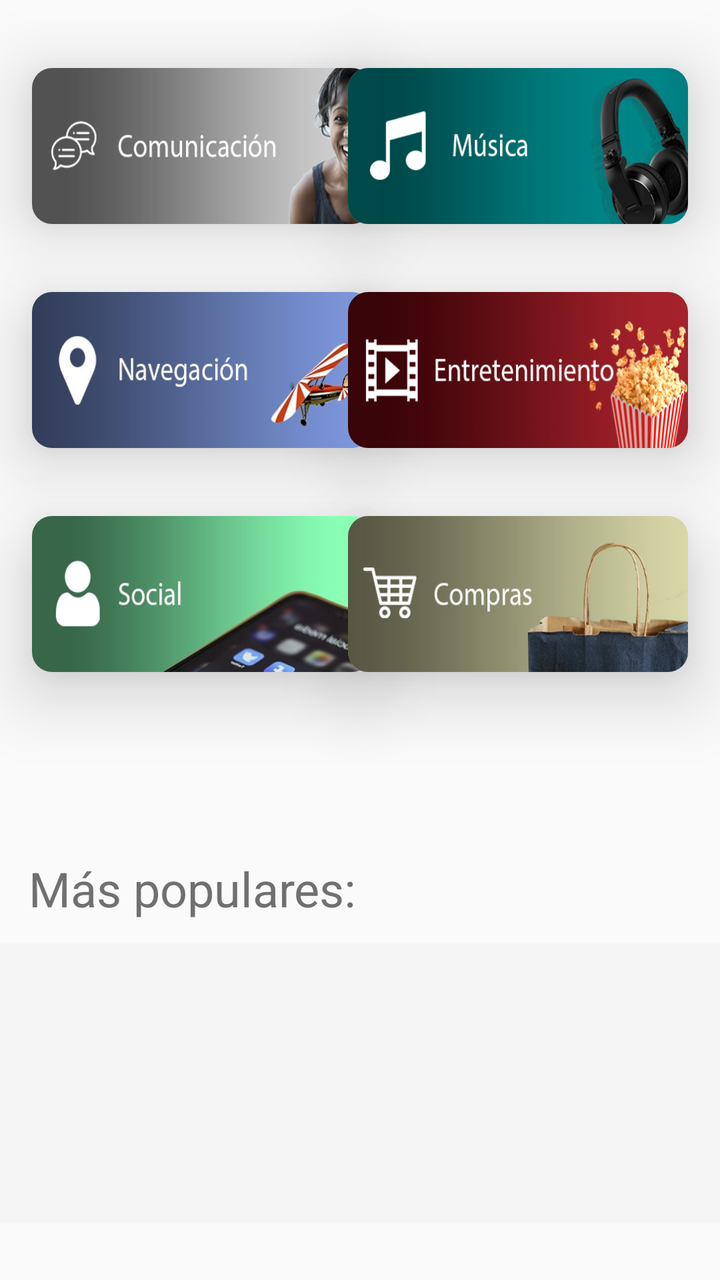
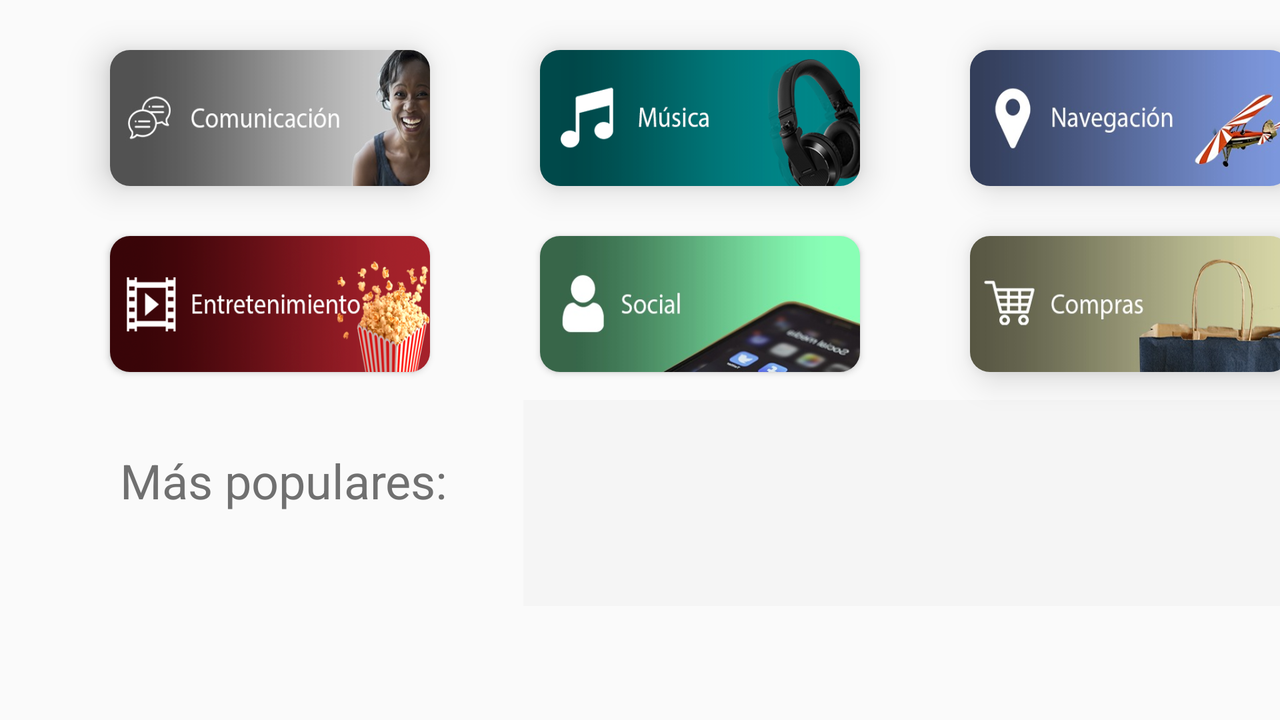

Two renders of one Android screen. The first uses the default layout on a phone; the second uses the alternative layout the repository ships for a different screen configuration, on a matching device. The two XML files are below.
<!-- AndroidManifest.xml: application theme lightTheme -->
<!-- res/layout/fragment_apps.xml -->
<?xml version="1.0" encoding="utf-8"?>
<androidx.constraintlayout.widget.ConstraintLayout xmlns:android="http://schemas.android.com/apk/res/android"
    xmlns:app="http://schemas.android.com/apk/res-auto"
    xmlns:tools="http://schemas.android.com/tools"
    android:layout_width="match_parent"
    android:layout_height="match_parent">

    <androidx.cardview.widget.CardView
        android:id="@+id/cd_comu"
        android:layout_width="170dp"
        android:layout_height="78dp"
        android:layout_marginStart="16dp"
        android:layout_marginLeft="16dp"
        android:layout_marginTop="34dp"
        app:cardBackgroundColor="?cardbackground"
        app:cardCornerRadius="10dp"
        app:cardElevation="20dp"
        app:layout_constraintStart_toStartOf="parent"
        app:layout_constraintTop_toTopOf="parent">

        <LinearLayout
            android:id="@+id/Ly_comu"
            android:layout_width="match_parent"
            android:layout_height="match_parent"
            android:background="@drawable/degradadocomunicacion"
            android:orientation="vertical"/>
    </androidx.cardview.widget.CardView>


    <androidx.cardview.widget.CardView
        android:id="@+id/cd_musica"
        android:layout_width="170dp"
        android:layout_height="78dp"
        android:layout_marginTop="34dp"
        android:layout_marginEnd="16dp"
        android:layout_marginRight="16dp"
        app:cardBackgroundColor="?cardbackground"
        app:cardCornerRadius="10dp"
        app:cardElevation="20dp"
        app:layout_constraintEnd_toEndOf="parent"
        app:layout_constraintTop_toTopOf="parent">

        <LinearLayout
            android:id="@+id/Ly_musica"
            android:layout_width="match_parent"
            android:layout_height="match_parent"
            android:background="@drawable/musica_cardview"
            android:orientation="vertical"/>

    </androidx.cardview.widget.CardView>

    <androidx.cardview.widget.CardView
        android:id="@+id/cd_navegacion"
        android:layout_width="170dp"
        android:layout_height="78dp"
        android:layout_marginStart="16dp"
        android:layout_marginLeft="16dp"
        android:layout_marginTop="34dp"
        app:cardCornerRadius="10dp"
        app:cardElevation="20dp"
        app:cardBackgroundColor="?cardbackground"
        app:layout_constraintStart_toStartOf="parent"
        app:layout_constraintTop_toBottomOf="@+id/cd_comu">


        <LinearLayout
            android:id="@+id/Ly_navegacion"
            android:layout_width="match_parent"
            android:layout_height="match_parent"
            android:background="@drawable/degradadonavegacion"
            android:orientation="vertical"/>

    </androidx.cardview.widget.CardView>

    <androidx.cardview.widget.CardView
        android:id="@+id/cd_entre"
        android:layout_width="170dp"
        android:layout_height="78dp"
        android:layout_marginTop="34dp"
        android:layout_marginEnd="16dp"
        android:layout_marginRight="16dp"
        app:cardBackgroundColor="?cardbackground"
        app:cardCornerRadius="10dp"
        app:cardElevation="20dp"
        app:layout_constraintEnd_toEndOf="parent"
        app:layout_constraintTop_toBottomOf="@+id/cd_musica">

        <LinearLayout
            android:id="@+id/Ly_entre"
            android:layout_width="match_parent"
            android:layout_height="match_parent"
            android:background="@drawable/degradadoentretenimiento"
            android:orientation="vertical"/>

    </androidx.cardview.widget.CardView>

    <androidx.cardview.widget.CardView
        android:id="@+id/cd_social"
        android:layout_width="170dp"
        android:layout_height="78dp"
        android:layout_marginStart="16dp"
        android:layout_marginLeft="16dp"
        android:layout_marginTop="34dp"
        app:cardBackgroundColor="?cardbackground"
        app:cardCornerRadius="10dp"
        app:cardElevation="20dp"
        app:layout_constraintStart_toStartOf="parent"
        app:layout_constraintTop_toBottomOf="@+id/cd_navegacion">


        <LinearLayout
            android:id="@+id/Ly_social"
            android:layout_width="match_parent"
            android:layout_height="match_parent"
            android:background="@drawable/degradadosocial"
            android:orientation="vertical"/>
    </androidx.cardview.widget.CardView>

    <androidx.cardview.widget.CardView
        android:id="@+id/cd_compras"
        android:layout_width="170dp"
        android:layout_height="78dp"
        android:layout_marginTop="34dp"
        android:layout_marginEnd="16dp"
        android:layout_marginRight="16dp"
        app:cardBackgroundColor="?cardbackground"
        app:cardCornerRadius="10dp"
        app:cardElevation="20dp"
        app:layout_constraintEnd_toEndOf="parent"
        app:layout_constraintTop_toBottomOf="@+id/cd_entre">

        <LinearLayout
            android:id="@+id/Ly_compras"
            android:layout_width="match_parent"
            android:layout_height="match_parent"
            android:background="@drawable/degradadocompras"
            android:orientation="vertical" />
    </androidx.cardview.widget.CardView>

    <androidx.recyclerview.widget.RecyclerView
        android:id="@+id/recyclerviewTopApps"
        android:layout_width="0dp"
        android:layout_height="140dp"
        android:background="?backgroundcolor"
        app:layout_constraintBottom_toBottomOf="parent"
        app:layout_constraintEnd_toEndOf="parent"
        app:layout_constraintHorizontal_bias="0.0"
        app:layout_constraintStart_toStartOf="parent"
        app:layout_constraintTop_toBottomOf="@+id/textViewMaspopulares"
        app:layout_constraintVertical_bias="0.286" />

    <TextView
        android:id="@+id/textViewMaspopulares"
        android:layout_width="wrap_content"
        android:layout_height="wrap_content"
        android:layout_marginStart="16dp"
        android:layout_marginLeft="16dp"
        android:layout_marginTop="92dp"
        android:layout_marginEnd="263dp"
        android:layout_marginRight="263dp"
        android:text="@string/etiquetaTopApps"
        android:textColor="?button"
        android:textSize="24sp"
        app:layout_constraintEnd_toEndOf="parent"
        app:layout_constraintHorizontal_bias="0.021"
        app:layout_constraintStart_toStartOf="parent"
        app:layout_constraintTop_toBottomOf="@+id/cd_social" />


</androidx.constraintlayout.widget.ConstraintLayout>
<!-- resources referenced by this layout -->
<resources>
  <!-- drawable degradadocompras: jpg bitmap (drawable, 14897 bytes) -->
  <!-- drawable degradadocomunicacion: jpg bitmap (drawable, 13460 bytes) -->
  <!-- drawable degradadoentretenimiento: png bitmap (drawable, 98660 bytes) -->
  <!-- drawable degradadonavegacion: jpg bitmap (drawable, 14344 bytes) -->
  <!-- drawable degradadosocial: jpg bitmap (drawable, 12447 bytes) -->
  <!-- drawable musica_cardview: png bitmap (drawable, 34619 bytes) -->
  <string name="etiquetaTopApps">Más populares:</string>
  <style name="lightTheme" parent="Theme.AppCompat.Light.NoActionBar">
          
  
          <item name="colorPrimary">#EBEBEBEB</item>
          <item name="colorPrimaryDark">#E0E0E0</item>
          <item name="colorAccent">#1A7AD2</item>
          <item name="backgroundcolor">#F5F5F5</item>
          <item name="cardbackground">#E0E0E0</item>
          <item name="text">#000000</item>
          <item name="buscador">@color/blanco</item>
          <item name="button">#707070</item>
          <item name="simbolo">@color/negro</item>
          <item name="barraNav">#2196f3</item>
          <item name="icon">@drawable/buscar</item>
          <item name="iconhome">@drawable/homelight</item>
          <item name="iconeasit">@drawable/logoeasiticonoletrasblanco</item>
  
  
      </style>
  <color name="blanco">#ffff</color>
  <color name="negro"> #000</color>
  <!-- drawable buscar: png bitmap (drawable-v24, 14741 bytes) -->
  <!-- drawable homelight: png bitmap (drawable, 10597 bytes) -->
  <!-- drawable logoeasiticonoletrasblanco: png bitmap (drawable-v24, 39218 bytes) -->
</resources>
<!-- res/layout-land/fragment_apps.xml (the repository's variant of the layout above) -->
<!-- drawn on the phone turned sideways -->
<?xml version="1.0" encoding="utf-8"?>
<androidx.constraintlayout.widget.ConstraintLayout xmlns:android="http://schemas.android.com/apk/res/android"
    xmlns:app="http://schemas.android.com/apk/res-auto"
    xmlns:tools="http://schemas.android.com/tools"
    android:layout_width="match_parent"
    android:layout_height="match_parent">

    <TextView
        android:id="@+id/textView3"
        android:layout_width="wrap_content"
        android:layout_height="wrap_content"
        android:layout_marginStart="60dp"
        android:layout_marginLeft="60dp"
        android:layout_marginTop="38dp"
        android:text="Más populares:"
        android:textColor="?button"
        android:textSize="24sp"
        app:layout_constraintStart_toStartOf="parent"
        app:layout_constraintTop_toBottomOf="@+id/cd_social" />

    <androidx.cardview.widget.CardView
        android:id="@+id/cd_comu"
        android:layout_width="160dp"
        android:layout_height="68dp"
        android:layout_marginStart="55dp"
        android:layout_marginLeft="55dp"
        android:layout_marginTop="25dp"
        app:cardBackgroundColor="?cardbackground"
        app:cardCornerRadius="10dp"
        app:cardElevation="10dp"
        app:cardMaxElevation="10dp"
        app:layout_constraintStart_toStartOf="parent"
        app:layout_constraintTop_toTopOf="parent">

        <LinearLayout
            android:id="@+id/Ly_comu"
            android:layout_width="match_parent"
            android:layout_height="match_parent"
            android:background="@drawable/degradadocomunicacion"
            android:orientation="vertical"/>
    </androidx.cardview.widget.CardView>

    <androidx.cardview.widget.CardView
        android:id="@+id/cd_musica"
        android:layout_width="160dp"
        android:layout_height="68dp"
        android:layout_marginStart="55dp"
        android:layout_marginLeft="55dp"
        android:layout_marginTop="25dp"
        app:cardBackgroundColor="?cardbackground"
        app:cardCornerRadius="10dp"
        app:cardElevation="10dp"
        app:cardMaxElevation="10dp"
        app:layout_constraintStart_toEndOf="@+id/cd_comu"
        app:layout_constraintTop_toTopOf="parent">

        <LinearLayout
            android:id="@+id/Ly_musica"
            android:layout_width="match_parent"
            android:layout_height="match_parent"
            android:background="@drawable/musica_cardview"
            android:orientation="vertical"
            />

    </androidx.cardview.widget.CardView>


    <androidx.cardview.widget.CardView
        android:id="@+id/cd_navegacion"
        android:layout_width="160dp"
        android:layout_height="68dp"
        android:layout_marginStart="55dp"
        android:layout_marginLeft="55dp"
        android:layout_marginTop="25dp"
        app:cardBackgroundColor="?cardbackground"
        app:cardCornerRadius="10dp"
        app:cardElevation="10dp"
        app:cardMaxElevation="10dp"

        app:layout_constraintStart_toEndOf="@+id/cd_musica"
        app:layout_constraintTop_toTopOf="parent">


        <LinearLayout
            android:id="@+id/Ly_navegacion"
            android:layout_width="match_parent"
            android:layout_height="match_parent"
            android:background="@drawable/degradadonavegacion"
            android:orientation="vertical"/>

    </androidx.cardview.widget.CardView>

    <androidx.cardview.widget.CardView
        android:id="@+id/cd_entre"
        android:layout_width="160dp"
        android:layout_height="68dp"
        android:layout_marginStart="55dp"
        android:layout_marginLeft="55dp"
        android:layout_marginTop="25dp"
        app:cardBackgroundColor="?cardbackground"
        app:cardCornerRadius="10dp"
        app:layout_constraintStart_toStartOf="parent"
        app:layout_constraintTop_toBottomOf="@+id/cd_comu">

        <LinearLayout
            android:id="@+id/Ly_entre"
            android:layout_width="match_parent"
            android:layout_height="match_parent"
            android:background="@drawable/degradadoentretenimiento"
            android:orientation="vertical"/>

    </androidx.cardview.widget.CardView>

    <androidx.cardview.widget.CardView
        android:id="@+id/cd_social"
        android:layout_width="160dp"
        android:layout_height="68dp"
        android:layout_marginStart="55dp"
        android:layout_marginLeft="55dp"
        android:layout_marginTop="25dp"
        app:cardBackgroundColor="?cardbackground"
        app:cardCornerRadius="10dp"
        app:layout_constraintStart_toEndOf="@+id/cd_entre"
        app:layout_constraintTop_toBottomOf="@+id/cd_musica">


        <LinearLayout
            android:id="@+id/Ly_social"
            android:layout_width="match_parent"
            android:layout_height="match_parent"
            android:background="@drawable/degradadosocial"
            android:orientation="vertical"/>
    </androidx.cardview.widget.CardView>

    <androidx.cardview.widget.CardView
        android:id="@+id/cd_compras"
        android:layout_width="160dp"
        android:layout_height="68dp"
        android:layout_marginStart="55dp"
        android:layout_marginLeft="55dp"
        android:layout_marginTop="25dp"
        app:cardBackgroundColor="?cardbackground"
        app:cardCornerRadius="10dp"
        app:cardElevation="10dp"
        app:cardMaxElevation="10dp"
        app:layout_constraintStart_toEndOf="@+id/cd_social"
        app:layout_constraintTop_toBottomOf="@+id/cd_navegacion">

        <LinearLayout
            android:id="@+id/Ly_compras"
            android:layout_width="match_parent"
            android:layout_height="match_parent"
            android:background="@drawable/degradadocompras"
            android:orientation="vertical" />
    </androidx.cardview.widget.CardView>

    <androidx.recyclerview.widget.RecyclerView
        android:id="@+id/recyclerviewTopApps"
        android:layout_width="386dp"
        android:layout_height="103dp"
        android:layout_marginStart="38dp"
        android:layout_marginLeft="38dp"
        android:layout_marginTop="14dp"
        android:background="?backgroundcolor"
        android:orientation="vertical"
        app:layout_constraintStart_toEndOf="@+id/textView3"
        app:layout_constraintTop_toBottomOf="@+id/cd_social" />


</androidx.constraintlayout.widget.ConstraintLayout>
<!-- resources referenced by the variant -->
<!-- as the phone turned sideways resolves them -->
<resources>
  <!-- drawable degradadocompras: jpg bitmap (drawable, 14897 bytes) -->
  <!-- drawable degradadocomunicacion: jpg bitmap (drawable, 13460 bytes) -->
  <!-- drawable degradadoentretenimiento: png bitmap (drawable, 98660 bytes) -->
  <!-- drawable degradadonavegacion: jpg bitmap (drawable, 14344 bytes) -->
  <!-- drawable degradadosocial: jpg bitmap (drawable, 12447 bytes) -->
  <!-- drawable musica_cardview: png bitmap (drawable, 34619 bytes) -->
  <style name="lightTheme" parent="Theme.AppCompat.Light.NoActionBar">
          
  
          <item name="colorPrimary">#EBEBEBEB</item>
          <item name="colorPrimaryDark">#E0E0E0</item>
          <item name="colorAccent">#1A7AD2</item>
          <item name="backgroundcolor">#F5F5F5</item>
          <item name="cardbackground">#E0E0E0</item>
          <item name="text">#000000</item>
          <item name="buscador">@color/blanco</item>
          <item name="button">#707070</item>
          <item name="simbolo">@color/negro</item>
          <item name="barraNav">#2196f3</item>
          <item name="icon">@drawable/buscar</item>
          <item name="iconhome">@drawable/homelight</item>
          <item name="iconeasit">@drawable/logoeasiticonoletrasblanco</item>
  
  
      </style>
  <color name="blanco">#ffff</color>
  <color name="negro"> #000</color>
  <!-- drawable buscar: png bitmap (drawable-v24, 14741 bytes) -->
  <!-- drawable homelight: png bitmap (drawable, 10597 bytes) -->
  <!-- drawable logoeasiticonoletrasblanco: png bitmap (drawable-v24, 39218 bytes) -->
</resources>
